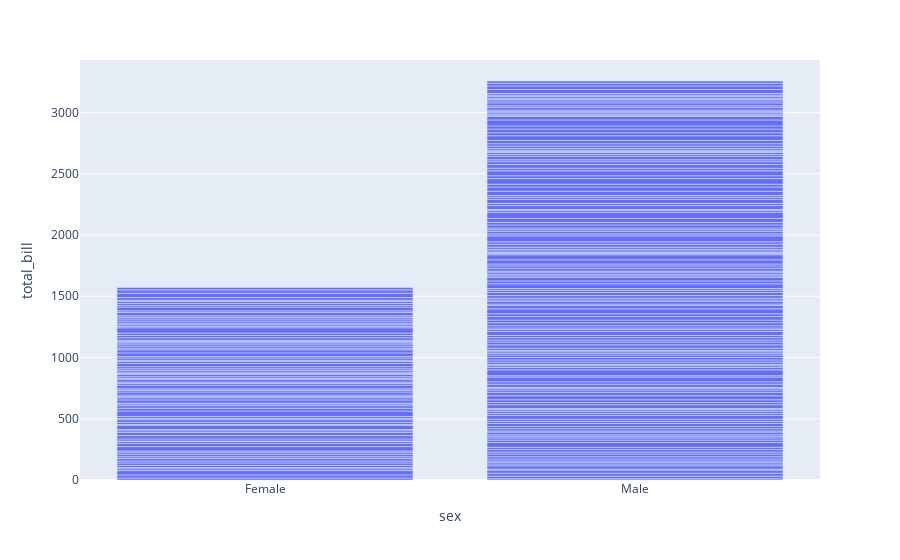

Here is the notebook cell this chart was saved with:
### Markdown cell above
## Barras

### Code cell
px.bar(tips, x="sex", y="total_bill")

### Figure 1 — Plotly figure (JSON) as saved in the notebook; plotly's stock layout.template omitted (floating-point values rounded to 4 significant figures; data arrays with more than 128 entries replaced by an {"elided": "..."} marker saying what was removed)
{"data": [{"alignmentgroup": "True", "hovertemplate": "sex=%{x}<br>total_bill=%{y}<extra></extra>", "legendgroup": "", "marker": {"color": "#636efa", "pattern": {"shape": ""}}, "name": "", "offsetgroup": "", "orientation": "v", "showlegend": false, "textposition": "auto", "type": "bar", "x": {"elided": "244 str values"}, "xaxis": "x", "y": {"elided": "244 float values"}, "yaxis": "y"}], "layout": {"autosize": true, "barmode": "relative", "legend": {"tracegroupgap": 0}, "margin": {"t": 60}, "xaxis": {"anchor": "y", "autorange": true, "domain": [0, 1], "range": [-0.5, 1.5], "title": {"text": "sex"}, "type": "category"}, "yaxis": {"anchor": "x", "autorange": true, "domain": [0, 1], "range": [0, 3428.0], "title": {"text": "total_bill"}, "type": "linear"}}}
